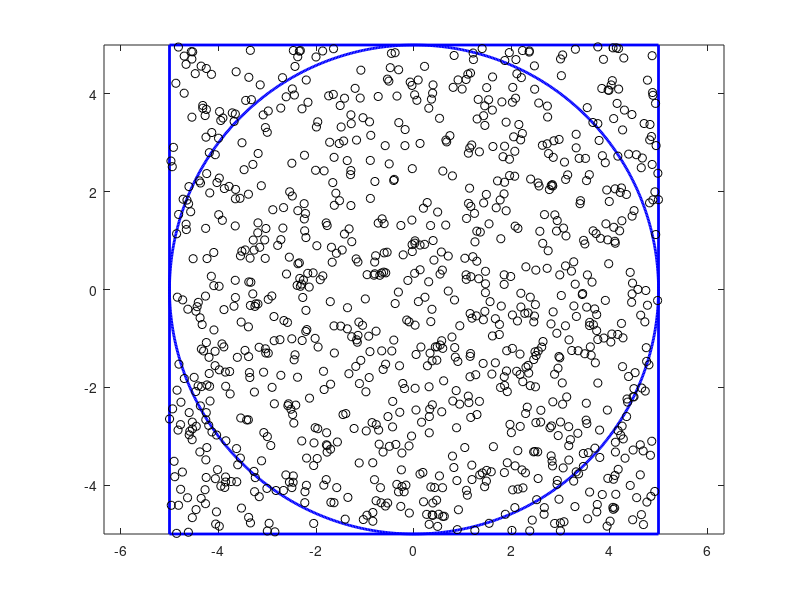

This figure's MATLAB source:
%Monte Carlo Pi Simulation
clear
clc
close all
format long

%Input
r = 5;                  %Radius Of Circle
a = 2*r;                %Side of Square
n = 1000;               %Number of points
p = 0;
itr =0;
theta = linspace(0,360,n);
x = r*sind(theta);      %Circle x Points
x = transpose(x);       
y = r*cosd(theta);      %Circle Y Points
y = transpose(y);
x1 = [-5 -5 5 5 -5];    %Square X Points
y1 = [-5 5 5 -5 -5];    %Square Y Points
x2 = zeros(n,1);        %Random points Matrix for x
y2 = zeros(n,1);        %Random points Matrix for y

%Plot Circle and Square
plot(x,y,'b','Linewidth',2)
hold on
axis equal
plot(x1,y1,'b','Linewidth',2)
hold on 

%Plot Random Points
for i = 1:n
    x2(i) = (10*rand)-5;
    y2(i) = (10*rand)-5;
    plot(x2(i),y2(i),'ok');
    drawnow
    itr = itr +1;
    disp('Number of Points Generated =')
    disp(itr)
end

%Calculating Number of Points in circle
for i = 1:n
    if sqrt(x2(i)^2+y2(i)^2) <= r
        p = p+1;
    end
end

%Result
p_i = (4*p)/(n);
disp('Pi Approximation =')
disp(p_i)